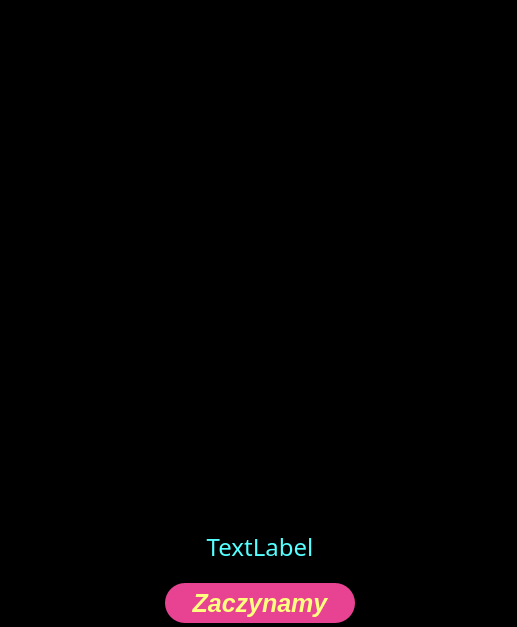
<?xml version="1.0" encoding="UTF-8"?>
<ui version="4.0">
 <class>Form</class>
 <widget class="QWidget" name="Form">
  <property name="enabled">
   <bool>true</bool>
  </property>
  <property name="minimumSize">
   <size>
    <width>517</width>
    <height>627</height>
   </size>
  </property>
  <property name="maximumSize">
   <size>
    <width>517</width>
    <height>627</height>
   </size>
  </property>
  <property name="windowTitle">
   <string>Angielka</string>
  </property>
  <widget class="QFrame" name="frame">
   <property name="geometry">
    <rect>
     <x>0</x>
     <y>0</y>
     <width>520</width>
     <height>640</height>
    </rect>
   </property>
   <property name="minimumSize">
    <size>
     <width>0</width>
     <height>640</height>
    </size>
   </property>
   <property name="styleSheet">
    <string notr="true">background-color: rgb(0, 0, 0);</string>
   </property>
   <property name="frameShape">
    <enum>QFrame::StyledPanel</enum>
   </property>
   <property name="frameShadow">
    <enum>QFrame::Raised</enum>
   </property>
   <widget class="QWidget" name="verticalLayoutWidget">
    <property name="geometry">
     <rect>
      <x>9</x>
      <y>9</y>
      <width>502</width>
      <height>614</height>
     </rect>
    </property>
    <layout class="QVBoxLayout" name="verticalLayout">
     <item>
      <widget class="QLabel" name="intro">
       <property name="minimumSize">
        <size>
         <width>500</width>
         <height>500</height>
        </size>
       </property>
       <property name="text">
        <string>TextLabel</string>
       </property>
      </widget>
     </item>
     <item>
      <widget class="QLabel" name="label_slownik">
       <property name="minimumSize">
        <size>
         <width>0</width>
         <height>60</height>
        </size>
       </property>
       <property name="maximumSize">
        <size>
         <width>16777215</width>
         <height>60</height>
        </size>
       </property>
       <property name="font">
        <font>
         <family>Snap ITC</family>
         <pointsize>18</pointsize>
        </font>
       </property>
       <property name="styleSheet">
        <string notr="true">color: rgb(85, 255, 255);</string>
       </property>
       <property name="text">
        <string>TextLabel</string>
       </property>
       <property name="alignment">
        <set>Qt::AlignCenter</set>
       </property>
      </widget>
     </item>
     <item alignment="Qt::AlignHCenter">
      <widget class="QPushButton" name="pushButton">
       <property name="minimumSize">
        <size>
         <width>190</width>
         <height>40</height>
        </size>
       </property>
       <property name="maximumSize">
        <size>
         <width>190</width>
         <height>40</height>
        </size>
       </property>
       <property name="font">
        <font>
         <pointsize>19</pointsize>
         <italic>true</italic>
         <bold>true</bold>
        </font>
       </property>
       <property name="styleSheet">
        <string notr="true">background-color: #e84393;
border-radius: 20px;
color: rgb(255, 255, 127);</string>
       </property>
       <property name="text">
        <string>Zaczynamy</string>
       </property>
      </widget>
     </item>
    </layout>
   </widget>
  </widget>
 </widget>
 <resources/>
 <connections/>
</ui>
